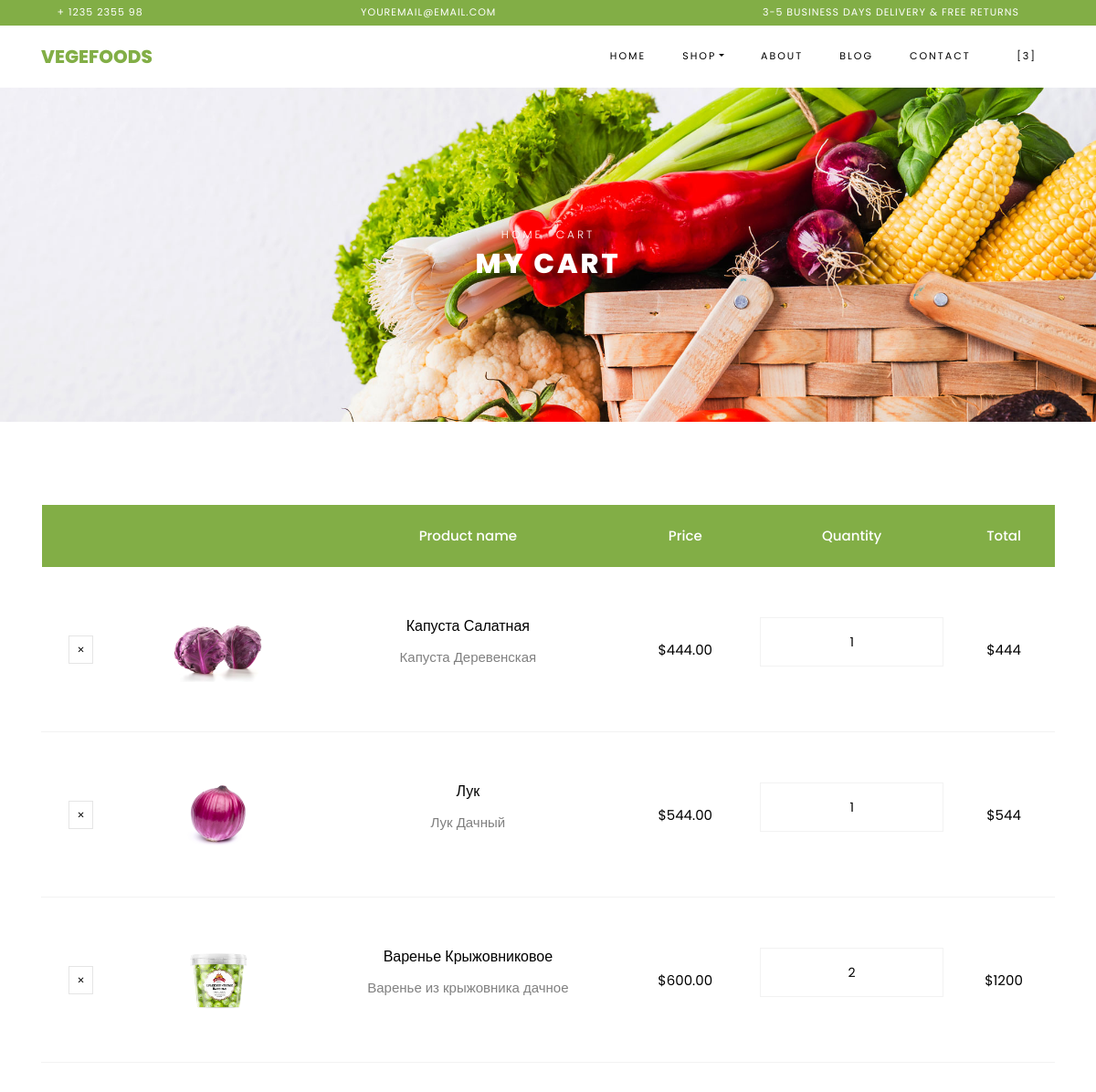
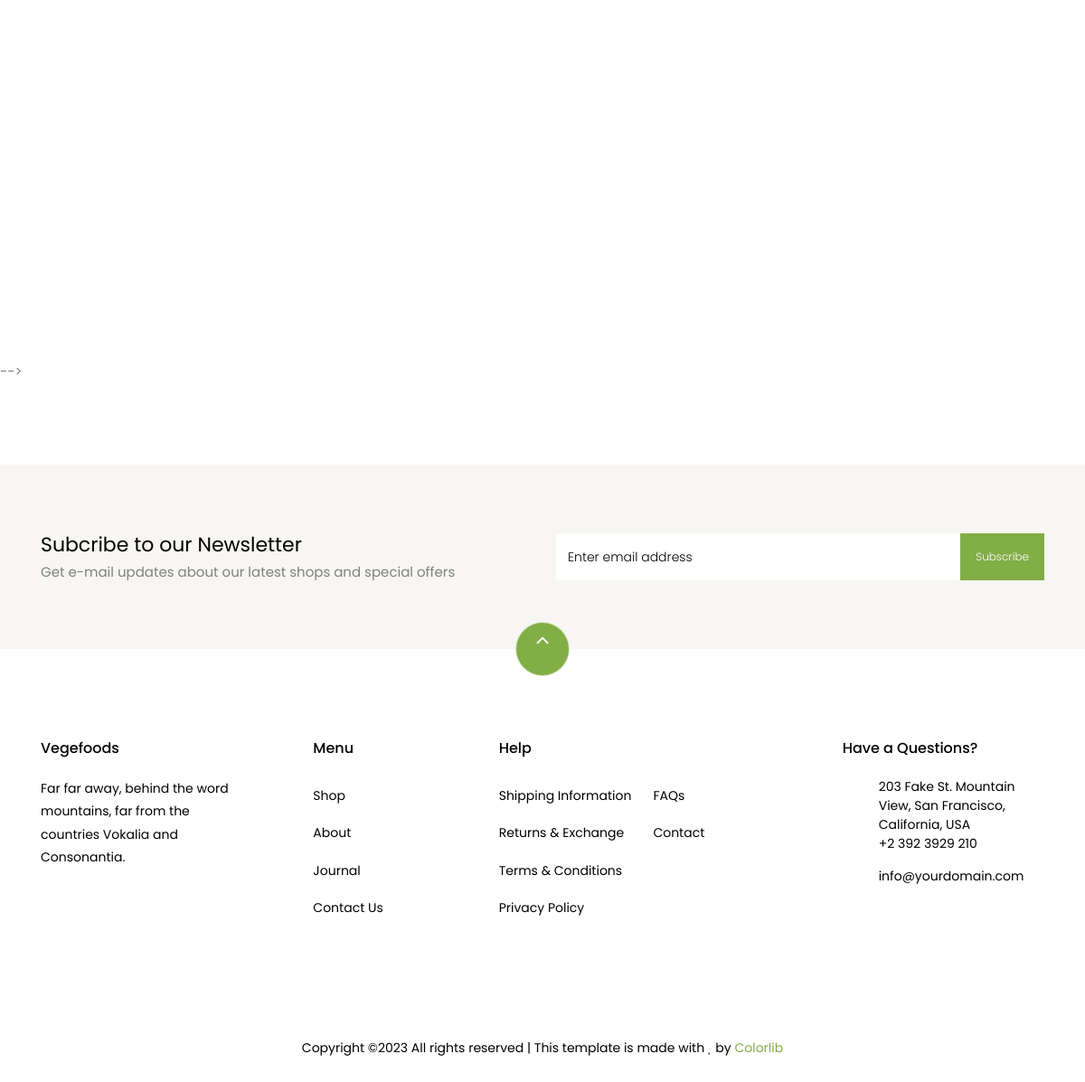
The app's page /cart/ (signed in) with its own data (2 pictures, top to bottom).
### apps/cart_shop/models.py (models this page shows, shortened)
class CartItemShop(models.Model):
   cart = models.ForeignKey(Cart, on_delete=models.CASCADE)
   product = models.ForeignKey(Product, on_delete=models.CASCADE)
   quantity = models.IntegerField(default=1)
   created_at = models.DateTimeField(auto_now_add=True)
   updated_at = models.DateTimeField(auto_now=True)

class Product(models.Model):
   name = models.CharField(max_length=255)
   price = models.DecimalField(max_digits=10, decimal_places=2)
   discount = models.IntegerField(null=True, blank=True)
   description = models.TextField()
   image = models.ImageField(upload_to='static/shop/images', null=True, blank=True)
   created_at = models.DateTimeField(auto_now_add=True)
   updated_at = models.DateTimeField(auto_now=True)

### apps/cart_shop/views.py (the view)
# urls.py: path('', ViewCart.as_view(), name='cart'),
class ViewCart(View):
   def get(self, request):
       if request.user.is_authenticated:  # ПРОВЕРКА НА АВТОРИЗАЦИЮ
           cart_items = CartItemShop.objects.filter(cart__user=request.user)
           data = list(cart_items)
           total_price_no_discount = sum(item.product.price * item.quantity
                                         for item in data)
           if not total_price_no_discount: #ПРИВЕДЕНИЕ К ОДНОМУ ТИПУ ДАННЫХ
               total_price_no_discount = Decimal("0.00")
           total_discount = sum(item.product.price * item.product.discount * item.quantity
                                for item in data if item.product.discount is not None)/100
           if not total_discount: #ПРИВЕДЕНИЕ К ОДНОМУ ТИПУ ДАННЫХ
               total_discount = Decimal("0.00")
           total_sum = total_price_no_discount - total_discount #РАСЧЕТ СКИДКИ 'decimal.Decimal' and 'float'
           context = {'cart_items': data,
                      'total_price_no_discount': total_price_no_discount,
                      'total_discount': total_discount,
                      'total_sum': total_sum, #РАСЧЕТ СКИДКИ 'decimal.Decimal' and 'float'
                      }
           return render(request, 'cart_shop/cart.html', context)
       return redirect('auth_shop:login')

### apps/cart_shop/templates/cart_shop/cart.html (shortened to what this page needs)
{% load static %}
<!DOCTYPE html>
<html lang="en">
  <head>
    <link rel="stylesheet" href="{% static 'shop/css/open-iconic-bootstrap.min.css' %}">
    <link rel="stylesheet" href="{% static 'shop/css/animate.css' %}">
    <link rel="stylesheet" href="{% static 'shop/css/owl.carousel.min.css' %}">
    <link rel="stylesheet" href="{% static 'shop/css/owl.theme.default.min.css' %}">
    <link rel="stylesheet" href="{% static 'shop/css/magnific-popup.css' %}">
    <link rel="stylesheet" href="{% static 'shop/css/aos.css' %}">
    <link rel="stylesheet" href="{% static 'shop/css/ionicons.min.css' %}">
    <link rel="stylesheet" href="{% static 'shop/css/bootstrap-datepicker.css' %}">
    <link rel="stylesheet" href="{% static 'shop/css/jquery.timepicker.css' %}">
    <link rel="stylesheet" href="{% static 'shop/css/flaticon.css' %}">
    <link rel="stylesheet" href="{% static 'shop/css/icomoon.css' %}">
    <link rel="stylesheet" href="{% static 'shop/css/style.css' %}">
  </head>
  <body class="goto-here">
		<div class="py-1 bg-primary">
    	<div class="container">
    		<div class="row no-gutters d-flex align-items-start align-items-center px-md-0">
	    		<div class="col-lg-12 d-block">
		    		<div class="row d-flex">
		    			<div class="col-md pr-4 d-flex topper align-items-center">
					    	<div class="icon mr-2 d-flex justify-content-center align-items-center"><span class="icon-phone2"></span></div>
						    <span class="text">+ 1235 2355 98</span>
					    </div>
					    <div class="col-md pr-4 d-flex topper align-items-center">
					    	<div class="icon mr-2 d-flex justify-content-center align-items-center"><span class="icon-paper-plane"></span></div>
						    <span class="text">youremail@email.com</span>
					    </div>
					    <div class="col-md-5 pr-4 d-flex topper align-items-center text-lg-right">
						    <span class="text">3-5 Business days delivery &amp; Free Returns</span>
					    </div>
				    </div>
			    </div>
		    </div>
		  </div>
    </div>
    <nav class="navbar navbar-expand-lg navbar-dark ftco_navbar bg-dark ftco-navbar-light" id="ftco-navbar">
	    <div class="container">
	      <a class="navbar-brand" href="{% url 'home:index' %}">Vegefoods</a>
	      <div class="collapse navbar-collapse" id="ftco-nav">
	        <ul class="navbar-nav ml-auto">
	          <li class="nav-item active"><a href="{% url 'home:index' %}" class="nav-link">Home</a></li>
	          <li class="nav-item dropdown">
              <a class="nav-link dropdown-toggle" href="#" id="dropdown04" data-toggle="dropdown" aria-haspopup="true" aria-expanded="false">Shop</a>
            </li>
	          <li class="nav-item"><a href="{% url 'home:about' %}" class="nav-link">About</a></li>
	          <li class="nav-item"><a href="{% url 'blog:blog' %}" class="nav-link">Blog</a></li>
	          <li class="nav-item"><a href="{% url 'home:contact' %}" class="nav-link">Contact</a></li>
	          <li class="nav-item cta cta-colored"><a href="{% url 'cart_shop:cart' %}" class="nav-link"><span class="icon-shopping_cart"></span>[{{cart_items|length}}]</a></li>
	        </ul>
	      </div>
	    </div>
	  </nav>
    <div class="hero-wrap hero-bread" style="background-image: url({% static 'shop/images/bg_1.jpg' %});">
      <div class="container">
        <div class="row no-gutters slider-text align-items-center justify-content-center">
          <div class="col-md-9 ftco-animate text-center">
          	<p class="breadcrumbs"><span class="mr-2"><a href="index.html">Home</a></span> <span>Cart</span></p>
            <h1 class="mb-0 bread">My Cart</h1>
          </div>
        </div>
      </div>
    </div>
    <section class="ftco-section ftco-cart">
			<div class="container">
				<div class="row">
    			<div class="col-md-12 ftco-animate">
    				<div class="cart-list">
	    				<table class="table">
						    <thead class="thead-primary">
						      <tr class="text-center">
						        <th>&nbsp;</th>
						        <th>&nbsp;</th>
						        <th>Product name</th>
						        <th>Price</th>
						        <th>Quantity</th>
						        <th>Total</th>
						      </tr>
						    </thead>
						    <tbody>
							{% for item in cart_items %}
								<tr class="text-center">
								  <td class="product-remove"><a href="{% url 'cart_shop:del_from_cart' item.id %}"><span class="ion-ios-close"></span></a></td>
								  <td class="image-prod"><div class="img" style="background-image:url({{item.product.image.url}});"></div></td>
								  <td class="product-name">
									  <h3>{{item.product.name}}</h3>
									  <p>{{item.product.description}}</p>
								  </td>
								  <td class="price">${{item.product.price}}</td>
								  <td class="quantity">
									  <div class="input-group mb-3">
										  <input type="text" name="quantity" class="quantity form-control input-number" value={{item.quantity}} min="1" max="100">
									  </div>
								   </td>
								  <td class="total">${% widthratio item.product.price 1 item.quantity %}</td>
								</tr>
							{%endfor%}
						    </tbody>
						  </table>
					  </div>
    			</div>
    		</div>
    		<div class="row justify-content-end">
    		</div>
			</div> -->
		</section>
		<section class="ftco-section ftco-no-pt ftco-no-pb py-5 bg-light">
      <div class="container py-4">
        <div class="row d-flex justify-content-center py-5">
          <div class="col-md-6">
          	<h2 style="font-size: 22px;" class="mb-0">Subcribe to our Newsletter</h2>
          	<span>Get e-mail updates about our latest shops and special offers</span>
          </div>
          <div class="col-md-6 d-flex align-items-center">
            <form action="#" class="subscribe-form">
              <div class="form-group d-flex">
                <input type="text" class="form-control" placeholder="Enter email address">
                <input type="submit" value="Subscribe" class="submit px-3">
              </div>
            </form>
          </div>
        </div>
      </div>
    </section>
    <footer class="ftco-footer ftco-section">
      <div class="container">
      	<div class="row">
      		<div class="mouse">
						<a href="#" class="mouse-icon">
							<div class="mouse-wheel"><span class="ion-ios-arrow-up"></span></div>
						</a>
					</div>
      	</div>
        <div class="row mb-5">
          <div class="col-md">
            <div class="ftco-footer-widget mb-4">
              <h2 class="ftco-heading-2">Vegefoods</h2>
              <p>Far far away, behind the word mountains, far from the countries Vokalia and Consonantia.</p>
              <ul class="ftco-footer-social list-unstyled float-md-left float-lft mt-5">
              </ul>
            </div>
          </div>
          <div class="col-md">
            <div class="ftco-footer-widget mb-4 ml-md-5">
              <h2 class="ftco-heading-2">Menu</h2>
              <ul class="list-unstyled">
                <li><a href="#" class="py-2 d-block">Shop</a></li>
                <li><a href="#" class="py-2 d-block">About</a></li>
                <li><a href="#" class="py-2 d-block">Journal</a></li>
                <li><a href="#" class="py-2 d-block">Contact Us</a></li>
              </ul>
            </div>
          </div>
          <div class="col-md-4">
             <div class="ftco-footer-widget mb-4">
              <h2 class="ftco-heading-2">Help</h2>
              <div class="d-flex">
	              <ul class="list-unstyled mr-l-5 pr-l-3 mr-4">
	                <li><a href="#" class="py-2 d-block">Shipping Information</a></li>
	                <li><a href="#" class="py-2 d-block">Returns &amp; Exchange</a></li>
	                <li><a href="#" class="py-2 d-block">Terms &amp; Conditions</a></li>
	                <li><a href="#" class="py-2 d-block">Privacy Policy</a></li>
	              </ul>
	              <ul class="list-unstyled">
	                <li><a href="#" class="py-2 d-block">FAQs</a></li>
	                <li><a href="#" class="py-2 d-block">Contact</a></li>
	              </ul>
	            </div>
            </div>
          </div>
          <div class="col-md">
            <div class="ftco-footer-widget mb-4">
            	<h2 class="ftco-heading-2">Have a Questions?</h2>
            	<div class="block-23 mb-3">
	              <ul>
	                <li><span class="icon icon-map-marker"></span><span class="text">203 Fake St. Mountain View, San Francisco, California, USA</span></li>
	                <li><a href="#"><span class="icon icon-phone"></span><span class="text">+2 392 3929 210</span></a></li>
	                <li><a href="#"><span class="icon icon-envelope"></span><span class="text">info@yourdomain.com</span></a></li>
	              </ul>
	            </div>
            </div>
          </div>
        </div>
        <div class="row">
          <div class="col-md-12 text-center">
            <p>
						  Copyright &copy;<script>document.write(new Date().getFullYear());</script> All rights reserved | This template is made with <i class="icon-heart color-danger" aria-hidden="true"></i> by <a href="https://colorlib.com" target="_blank">Colorlib</a>
						</p>
          </div>
        </div>
      </div>
    </footer>
  </body>
</html>

### static/shop/css/icomoon.css (style rules this page uses)
[class^="icon-"], [class*=" icon-"] { font-family: 'icomoon' !important; speak: none; font-style: normal; font-weight: normal; font-variant: normal; text-transform: none; line-height: 1; -webkit-font-smoothing: antialiased; -moz-osx-font-smoothing: grayscale; }
.icon-heart:before { content: "\f004"; }
.icon-map-marker:before { content: "\f041"; }
.icon-phone:before { content: "\f095"; }
.icon-envelope:before { content: "\f0e0"; }
.icon-paper-plane:before { content: "\f1d8"; }
.icon-phone2:before { content: "\e0cd"; }
.icon-shopping_cart:before { content: "\e8cc"; }

### records on screen
CartItemShop: product.image (picture), product.name "Капуста Салатная", product.description "Капуста Деревенская", product.price "444.00", quantity "1", product+quantity "444"
CartItemShop: product.image (picture), product.name "Лук", product.description "Лук Дачный", product.price "544.00", quantity "1", product+quantity "544"
CartItemShop: product.image (picture), product.name "Варенье Крыжовниковое", product.description "Варенье из крыжовника дачное", product.price "600.00", quantity "2", product+quantity "1200"

### other values on screen
{{ cart_items|length }} "3"
